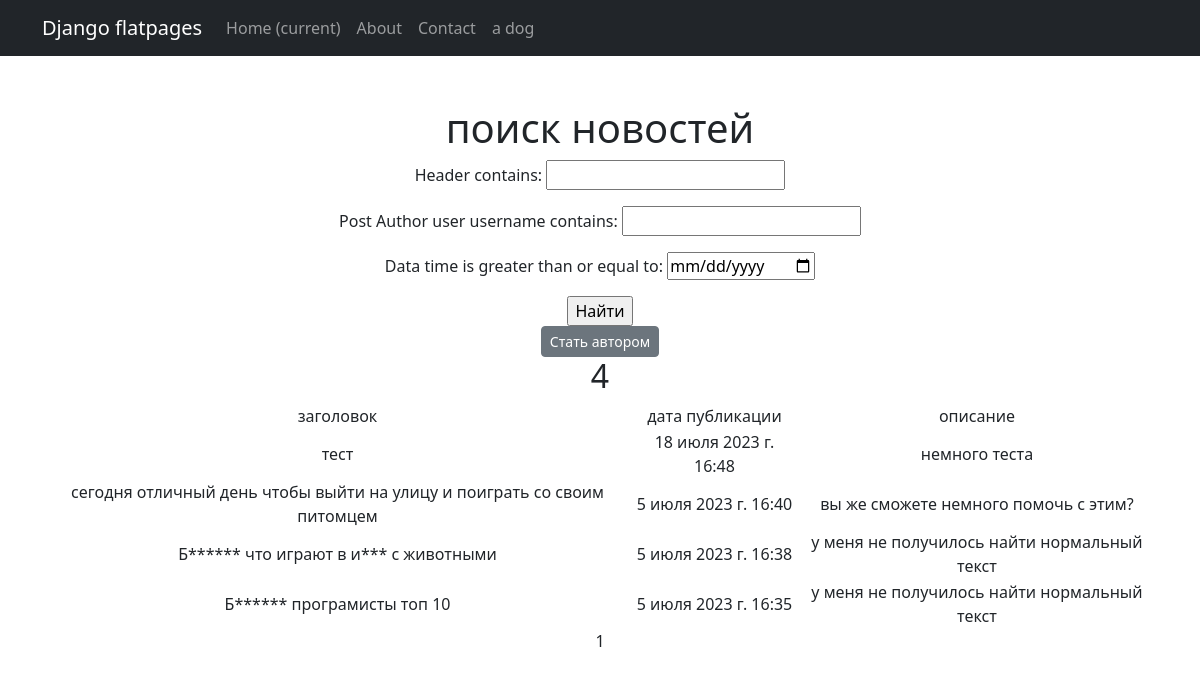
The page /news/search/ (signed in) on the database as committed earlier.
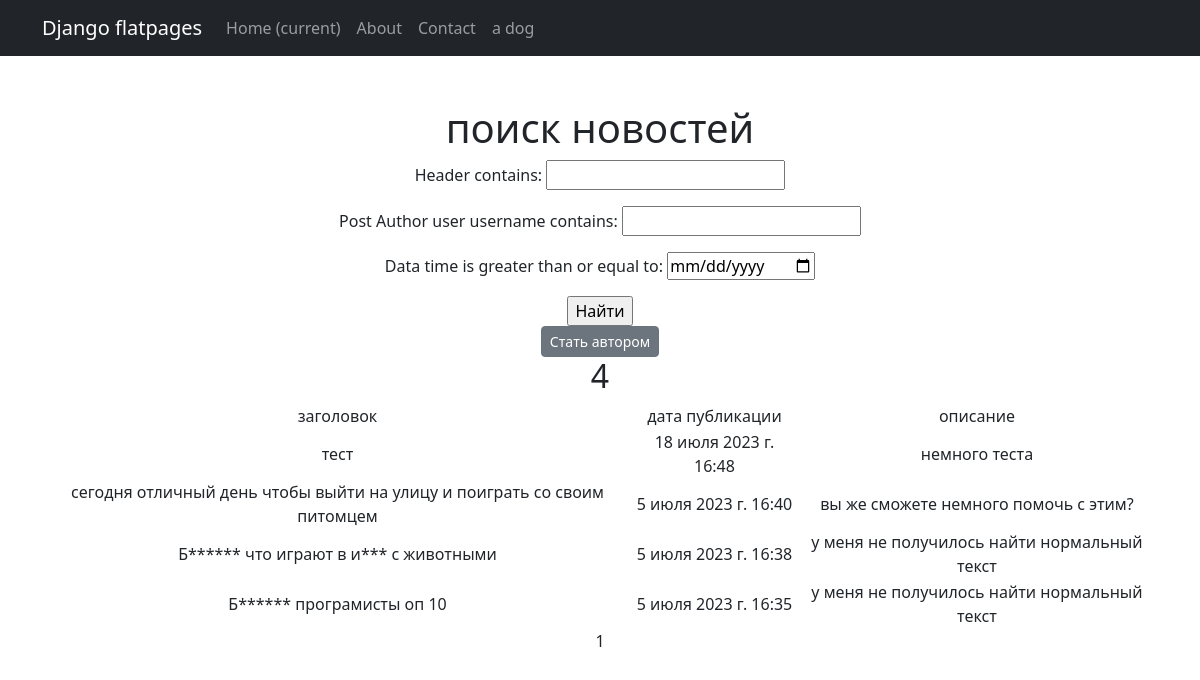
The same page on the database as committed later.
### news/models.py (models this page shows, shortened)
class Post(models.Model):
    Article = "AR"
    New = "NW"
    POSICHEN = [
        (Article, "статья"),
        (New, "новость")
    ]
    post_Author = models.ForeignKey(Author, on_delete=models.CASCADE)
    WIT = models.CharField(max_length=2, choices=POSICHEN)
    data_time = models.DateTimeField(auto_now_add=True)
    category = models.ManyToManyField(Category, through='PostCategory')
    header = models.CharField(max_length=50)
    text = models.TextField(max_length=3000)
    raiting = models.IntegerField(default=0)

### news/views.py (the view)
# urls.py: path('search/', news_search.as_view()),
class news_search(LoginRequiredMixin, ListView):
    model = Post
    ordering = '-id'
    context_object_name = 'news'
    template_name = 'news_search.html'
    paginate_by = 10
    def get_queryset(self):
        queryset = super().get_queryset()
        self.filterset = NewsFilter(self.request.GET, queryset)
        return self.filterset.qs
    def get_context_data(self, **kwargs):
        context = super().get_context_data(**kwargs)
        context['filterset'] = self.filterset
        return context

### news/templatetags/custom_filters.py (called while the page is built)
@register.filter()
def censor(text):
    list_bad_words = ("Блогеры", "игры")
    over_text = text
    for bad_word in list(list_bad_words):
        over_text = over_text.replace(bad_word, bad_word[:1] + '*' * (len(bad_word) - 1))
    return over_text

### templates/news_search.html (shortened to what this page needs)
{% extends 'flatpages/default.html' %}
{% load custom_filters %}
{% block content %}
<h1>поиск новостей</h1>
   <form action="" method="get">
       {{ filterset.form.as_p }}
       <input type="submit" value="Найти" />
   </form>
<a href="{% url 'make' %}" class="btn btn-secondary btn-sm">Стать автором</a>
<h2>{{news|length}}</h2>
{% if news %}
<table>
    <tr>
        <td>заголовок</td>
        <td>дата публикации</td>
        <td>описание</td>
    </tr>
    {% for new in news%}
    <tr>
        <td>{{ new.header|censor }}</td>
        <td>{{ new.data_time }}</td>
        <td>{{ new.text|truncatewords:20 }}</td>
    </tr>
    {% endfor %}
</table>
{% else %}
<h1>таких новостей нет</h1>
{%endif%}
   {{ page_obj.number }}
{% endblock content %}

Rows that differ between the two databases and show on the page:
changed Post: header|censor "Б****** програмисты топ 10" → "Б****** програмисты оп 10"
